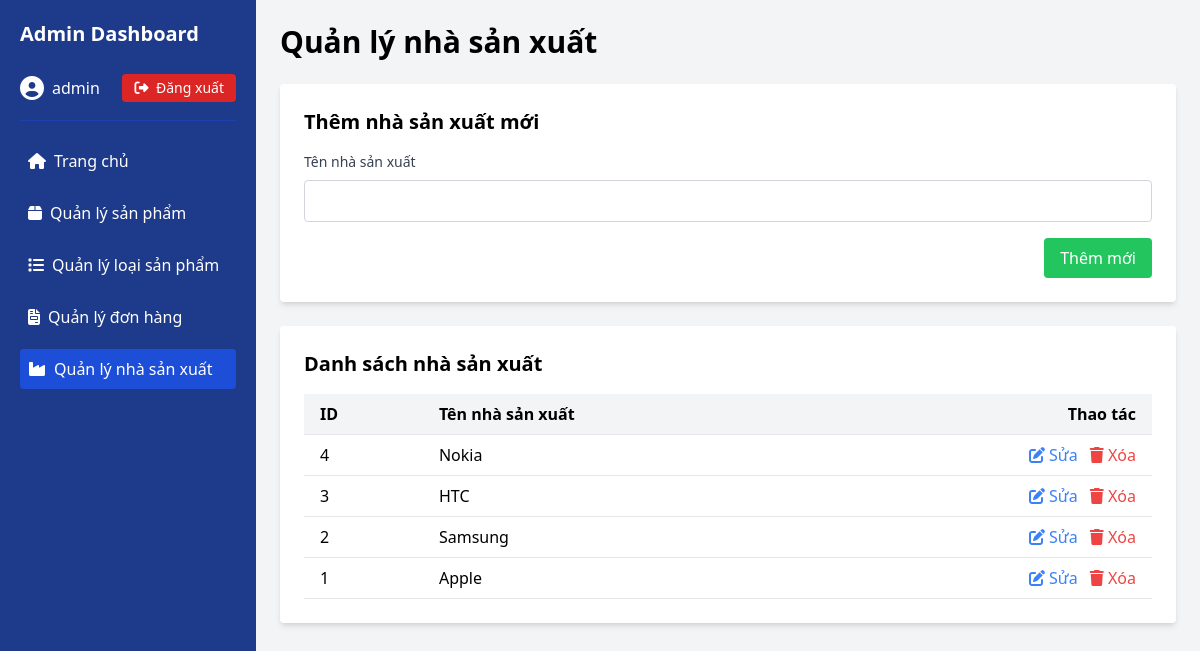
Screenshot of /ADMIN/admin-manufacturer.php (signed in) with the database file from the repository.
### tables this page shows
CREATE TABLE `nhasanxuat` (
  `ma_nxs` int(11) NOT NULL,
  `ten_nxs` varchar(100) DEFAULT NULL
);

### ADMIN/admin-manufacturer.php (the view, shortened to what this page needs)
<?php
include "connect.php";
$isLoggedIn = isset($_SESSION['admin']);
$sql = "SELECT * FROM nhasanxuat ORDER BY ma_nxs DESC";
$result = $conn->query($sql);
$manufacturers = [];
if ($result->num_rows > 0) {
    while ($row = $result->fetch_assoc()) {
        $manufacturers[] = $row;
    }
}
$editManufacturer = null;
?>
<!DOCTYPE html>
<html lang="vi">
<head>
    <script src="https://cdn.tailwindcss.com"></script>
    <link rel="stylesheet" href="https://cdnjs.cloudflare.com/ajax/libs/font-awesome/6.4.2/css/all.min.css">
</head>
<body class="bg-gray-100">
    <div class="flex h-screen">
        <div class="w-64 bg-blue-900 text-white p-5">
            <div class="flex items-center justify-between">
                <h1 class="text-xl font-bold">Admin Dashboard</h1>
            </div>
            <div class="mt-6 pb-4 border-b border-blue-800">
                <?php if ($isLoggedIn): ?>
                    <div class="flex items-center justify-between">
                        <div class="flex items-center">
                            <i class="fas fa-user-circle text-2xl mr-2"></i>
                            <span><?php echo $_SESSION['admin']['tendangnhap']; ?></span>
                        </div>
                        <a href="logout.php" class="bg-red-600 hover:bg-red-700 text-white px-3 py-1 rounded text-sm transition-colors">
                            <i class="fas fa-sign-out-alt mr-1"></i> Đăng xuất
                        </a>
                    </div>
                <?php else: ?>
                    <a href="loginadmin.php" class="bg-blue-700 hover:bg-blue-800 text-white px-4 py-2 rounded flex items-center justify-center">
                        <i class="fas fa-sign-in-alt mr-2"></i> Đăng nhập
                    </a>
                <?php endif; ?>
            </div>
            <ul class="mt-5 space-y-3">
                <li class="p-2 hover:bg-blue-800 rounded transition-colors flex items-center">
                    <a href="index.php" class="flex items-center w-full">
                        <i class="fas fa-home mr-2"></i> Trang chủ
                    </a>
                </li>
                <li class="p-2 hover:bg-blue-800 rounded transition-colors flex items-center">
                    <a href="admin-product.php" class="flex items-center w-full">
                        <i class="fas fa-box mr-2"></i> Quản lý sản phẩm
                    </a>
                </li>
                <li class="p-2 hover:bg-blue-800 rounded transition-colors flex items-center">
                    <a href="admin-loaisp.php" class="flex items-center w-full">
                        <i class="fas fa-list mr-2"></i> Quản lý loại sản phẩm
                    </a>
                </li>
                <li class="p-2 hover:bg-blue-800 rounded transition-colors flex items-center">
                    <a href="admin-order.php" class="flex items-center w-full">
                        <i class="fas fa-file-invoice mr-2"></i> Quản lý đơn hàng
                    </a>
                </li>
                <li class="p-2 bg-blue-700 rounded flex items-center">
                    <a href="admin-manufacturer.php" class="flex items-center w-full">
                        <i class="fas fa-industry mr-2"></i> Quản lý nhà sản xuất
                    </a>
                </li>
            </ul>
        </div>
        <div class="flex-1 p-6 overflow-y-auto">
            <div class="flex items-center justify-between mb-6">
                <h1 class="text-3xl font-semibold">Quản lý nhà sản xuất</h1>
            </div>
            <?php if (!$isLoggedIn): ?>
                <div class="bg-yellow-100 border-l-4 border-yellow-500 text-yellow-700 p-4 mb-6">
                    <p>Bạn cần đăng nhập để truy cập đầy đủ tính năng quản trị.</p>
                </div>
            <?php else: ?>
                <div class="bg-white p-6 rounded shadow-md mb-6">
                    <h2 class="text-xl font-semibold mb-4">
                        <?php echo $editManufacturer ? 'Sửa nhà sản xuất' : 'Thêm nhà sản xuất mới'; ?>
                    </h2>
                    <form method="post" action="">
                        <div class="mb-4">
                            <label for="ten_nxs" class="block text-sm font-medium text-gray-700 mb-2">Tên nhà sản xuất</label>
                            <input type="text" id="ten_nxs" name="ten_nxs" class="w-full px-3 py-2 border border-gray-300 rounded focus:outline-none focus:ring-2 focus:ring-blue-500"
                                value="<?php echo $editManufacturer ? $editManufacturer['ten_nxs'] : ''; ?>" required>
                        </div>
                        <div class="flex justify-end">
                            <?php if ($editManufacturer): ?>
                                <button type="submit" name="update_manufacturer" class="bg-blue-500 hover:bg-blue-600 text-white px-4 py-2 rounded transition-colors">
                                    Cập nhật
                                </button>
                                <a href="admin-manufacturer.php" class="bg-gray-500 hover:bg-gray-600 text-white px-4 py-2 rounded transition-colors ml-2">
                                    Hủy
                                </a>
                            <?php else: ?>
                                <button type="submit" name="add_manufacturer" class="bg-green-500 hover:bg-green-600 text-white px-4 py-2 rounded transition-colors">
                                    Thêm mới
                                </button>
                            <?php endif; ?>
                        </div>
                    </form>
                </div>
                <div class="bg-white p-6 rounded shadow-md">
                    <h2 class="text-xl font-semibold mb-4">Danh sách nhà sản xuất</h2>
                    <div class="overflow-x-auto">
                        <table class="min-w-full bg-white">
                            <thead class="bg-gray-100">
                                <tr>
                                    <th class="py-2 px-4 border-b text-left">ID</th>
                                    <th class="py-2 px-4 border-b text-left">Tên nhà sản xuất</th>
                                    <th class="py-2 px-4 border-b text-right">Thao tác</th>
                                </tr>
                            </thead>
                            <tbody>
                                <?php if (count($manufacturers) > 0): ?>
                                    <?php foreach ($manufacturers as $manufacturer): ?>
                                        <tr class="hover:bg-gray-50">
                                            <td class="py-2 px-4 border-b"><?php echo $manufacturer['ma_nxs']; ?></td>
                                            <td class="py-2 px-4 border-b"><?php echo $manufacturer['ten_nxs']; ?></td>
                                            <td class="py-2 px-4 border-b text-right">
                                                <a href="?edit=<?php echo $manufacturer['ma_nxs']; ?>" class="text-blue-500 hover:text-blue-700 mr-2">
                                                    <i class="fas fa-edit"></i> Sửa
                                                </a>
                                                <a href="?delete=<?php echo $manufacturer['ma_nxs']; ?>" class="text-red-500 hover:text-red-700"
                                                   onclick="return confirm('Bạn có chắc chắn muốn xóa nhà sản xuất này?');">
                                                    <i class="fas fa-trash"></i> Xóa
                                                </a>
                                            </td>
                                        </tr>
                                    <?php endforeach; ?>
                                <?php else: ?>
                                    <tr>
                                        <td colspan="3" class="py-4 px-4 text-center text-gray-500">Không có nhà sản xuất nào</td>
                                    </tr>
                                <?php endif; ?>
                            </tbody>
                        </table>
                    </div>
                </div>
            <?php endif; ?>
        </div>
    </div>
</body>
</html>

### rows the page displays
nhasanxuat: ma_nxs "4", ten_nxs "Nokia"
nhasanxuat: ma_nxs "3", ten_nxs "HTC"
nhasanxuat: ma_nxs "2", ten_nxs "Samsung"
nhasanxuat: ma_nxs "1", ten_nxs "Apple"

### other values shown
$_SESSION['admin']['tendangnhap'] "admin"
